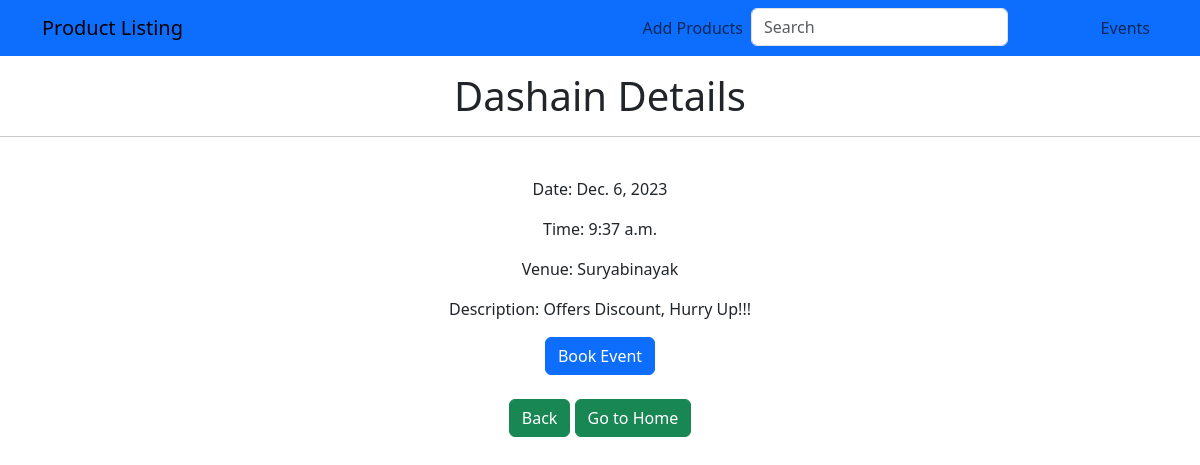
The app's page /events/1/ with its own data.
### products/models.py (models this page shows, shortened)
class Event(models.Model):
    name = models.CharField(max_length=100)
    date = models.DateField()
    time = models.TimeField()
    venue = models.CharField(max_length=200)
    description = models.TextField()

### products/views.py (the view)
# urls.py: path('events/<int:event_id>/', views.event_details, name='event_details'),
def event_details(request, event_id):
    event = get_object_or_404(Event, pk=event_id)
    return render(request, 'event_details.html', {'event': event})

### templates/event_details.html (shortened to what this page needs)
<!DOCTYPE html>
<html>
<head>
    <link href="https://cdn.jsdelivr.net/npm/bootstrap@5.3.2/dist/css/bootstrap.min.css" rel="stylesheet">
</head>
<body>
    <nav class="navbar navbar-expand-lg navbar-light bg-primary fixed-top">
        <div class="container">
            <a class="navbar-brand" href="#">Product Listing</a>
            <div class="collapse navbar-collapse justify-content-end" id="navbarNav">
                <ul class="navbar-nav">
                    <li class="nav-item">
                        <a class="nav-link" href="{% url 'create' %}">Add Products</a>
                    </li>
                    <li class="nav-item">
                        <form class="d-flex" action="{% url 'search' %}" method="get">
                            <input class="form-control me-2" type="search" placeholder="Search" aria-label="Search" name="query">
                            <button class="btn btn-outline-primary" type="submit">Search</button>
                        </form>
                    </li>
                    <li class="nav-item">
                        <a class="nav-link" href="{% url 'event_calendar' %}">Events</a>
                    </li>
                </ul>
            </div>
        </div>
    </nav><br><br><br>
    <center>
    <h1>{{ event.name }} Details</h1><hr><br>
    <p>Date: {{ event.date }}</p>
    <p>Time: {{ event.time }}</p>
    <p>Venue: {{ event.venue }}</p>
    <p>Description: {{ event.description }}</p>
    <form action="{% url 'book_event' event.id %}" method="post">
        <button  class="btn btn-primary">Book Event</button><br><br>
    </form>
    <a href="{% url 'event_calendar' %}"><button class="btn btn-success">Back</button></a>
    <a href="{% url 'home' %}"><button class="btn btn-success">Go to Home</button></a>
</body>
</html>

### records on screen
Event: name "Dashain", date "Dec. 6, 2023", time "9:37 a.m.", venue "Suryabinayak", description "Offers Discount, Hurry Up!!!"
